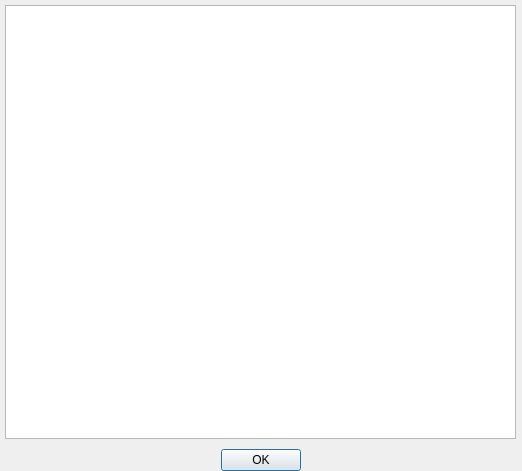
<ui version="4.0" >
 <class>longMsgDlg</class>
 <widget class="QDialog" name="longMsgDlg" >
  <property name="windowModality" >
   <enum>Qt::WindowModal</enum>
  </property>
  <property name="geometry" >
   <rect>
    <x>0</x>
    <y>0</y>
    <width>522</width>
    <height>471</height>
   </rect>
  </property>
  <property name="windowTitle" >
   <string>Dialog</string>
  </property>
  <widget class="QWidget" name="horizontalLayoutWidget_2" >
   <property name="geometry" >
    <rect>
     <x>0</x>
     <y>0</y>
     <width>521</width>
     <height>471</height>
    </rect>
   </property>
   <layout class="QHBoxLayout" name="horizontalLayout_2" >
    <property name="spacing" >
     <number>5</number>
    </property>
    <property name="sizeConstraint" >
     <enum>QLayout::SetNoConstraint</enum>
    </property>
    <item>
     <spacer name="horizontalSpacer_3" >
      <property name="orientation" >
       <enum>Qt::Horizontal</enum>
      </property>
      <property name="sizeType" >
       <enum>QSizePolicy::Fixed</enum>
      </property>
      <property name="sizeHint" stdset="0" >
       <size>
        <width>5</width>
        <height>5</height>
       </size>
      </property>
     </spacer>
    </item>
    <item>
     <layout class="QVBoxLayout" name="verticalLayout" >
      <item>
       <spacer name="verticalSpacer" >
        <property name="orientation" >
         <enum>Qt::Vertical</enum>
        </property>
        <property name="sizeType" >
         <enum>QSizePolicy::Fixed</enum>
        </property>
        <property name="sizeHint" stdset="0" >
         <size>
          <width>5</width>
          <height>5</height>
         </size>
        </property>
       </spacer>
      </item>
      <item>
       <widget class="QTextBrowser" name="textBrowser" >
        <property name="sizePolicy" >
         <sizepolicy vsizetype="Expanding" hsizetype="Expanding" >
          <horstretch>0</horstretch>
          <verstretch>0</verstretch>
         </sizepolicy>
        </property>
        <property name="minimumSize" >
         <size>
          <width>400</width>
          <height>300</height>
         </size>
        </property>
        <property name="baseSize" >
         <size>
          <width>400</width>
          <height>300</height>
         </size>
        </property>
        <property name="openLinks" >
         <bool>true</bool>
        </property>
       </widget>
      </item>
      <item>
       <spacer name="verticalSpacer_2" >
        <property name="orientation" >
         <enum>Qt::Vertical</enum>
        </property>
        <property name="sizeType" >
         <enum>QSizePolicy::Fixed</enum>
        </property>
        <property name="sizeHint" stdset="0" >
         <size>
          <width>5</width>
          <height>5</height>
         </size>
        </property>
       </spacer>
      </item>
      <item>
       <layout class="QHBoxLayout" name="horizontalLayout" >
        <item>
         <spacer name="horizontalSpacer_2" >
          <property name="orientation" >
           <enum>Qt::Horizontal</enum>
          </property>
          <property name="sizeHint" stdset="0" >
           <size>
            <width>40</width>
            <height>20</height>
           </size>
          </property>
         </spacer>
        </item>
        <item>
         <widget class="QPushButton" name="dismiss" >
          <property name="text" >
           <string>OK</string>
          </property>
         </widget>
        </item>
        <item>
         <spacer name="horizontalSpacer" >
          <property name="orientation" >
           <enum>Qt::Horizontal</enum>
          </property>
          <property name="sizeHint" stdset="0" >
           <size>
            <width>40</width>
            <height>20</height>
           </size>
          </property>
         </spacer>
        </item>
       </layout>
      </item>
     </layout>
    </item>
    <item>
     <spacer name="horizontalSpacer_4" >
      <property name="orientation" >
       <enum>Qt::Horizontal</enum>
      </property>
      <property name="sizeType" >
       <enum>QSizePolicy::Fixed</enum>
      </property>
      <property name="sizeHint" stdset="0" >
       <size>
        <width>5</width>
        <height>5</height>
       </size>
      </property>
     </spacer>
    </item>
   </layout>
  </widget>
 </widget>
 <resources/>
 <connections>
  <connection>
   <sender>longMsgDlg</sender>
   <signal>setText(QString)</signal>
   <receiver>textBrowser</receiver>
   <slot>setText(QString)</slot>
   <hints>
    <hint type="sourcelabel" >
     <x>257</x>
     <y>236</y>
    </hint>
    <hint type="destinationlabel" >
     <x>254</x>
     <y>194</y>
    </hint>
   </hints>
  </connection>
  <connection>
   <sender>dismiss</sender>
   <signal>clicked()</signal>
   <receiver>longMsgDlg</receiver>
   <slot>close()</slot>
   <hints>
    <hint type="sourcelabel" >
     <x>255</x>
     <y>455</y>
    </hint>
    <hint type="destinationlabel" >
     <x>257</x>
     <y>236</y>
    </hint>
   </hints>
  </connection>
 </connections>
 <slots>
  <signal>setText(QString)</signal>
 </slots>
</ui>
